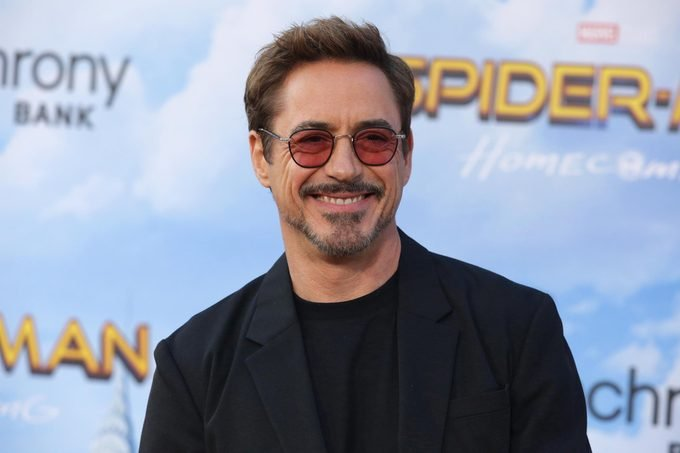
#> input picture rdj.jpg, 680 x 453 px
$ python App.py
#> lines starting #> are read from the running program, lines starting #| are printed output that depends on the picture; after the words box and inside, x2 and y2 are one past the last pixel; in counts of white or black regions, pixels touching at a corner belong together
import cv2
# load some some pre-trained data front face from openCV Haar cascade algorithm
trained_face_data = cv2.CascadeClassifier(
    'haarcascade_frontalface_default.xml')

# choose an image to detect the face in
img = cv2.imread('rdj.jpg')
#> img is the input picture: shape (453, 680, 3); mean B, G, R 164.5, 149.1, 143.4
# img = cv2.imread('jamesBond.png')

# convert to grayscale
grayscale_img = cv2.cvtColor(img, cv2.COLOR_BGR2GRAY)
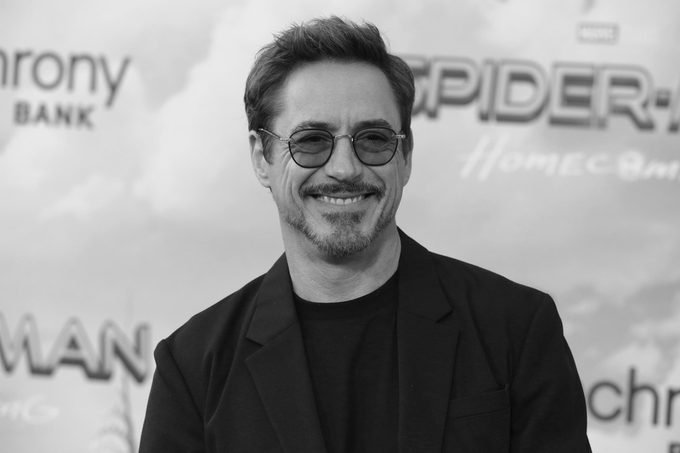
#> grayscale_img: shape (453, 680); min 4, max 240, mean 149.1

# DETECT FACES
face_cordinations = trained_face_data.detectMultiScale(grayscale_img)
#> face_cordinations = [[249, 66, 190, 190]]

# draw rectangle around the face and multiple faces
for (x, y, w, h) in face_cordinations:
    cv2.rectangle(img, (x, y), (x + w, y + h), (0, 255, 0), 4)
#> this loop made 1 pass
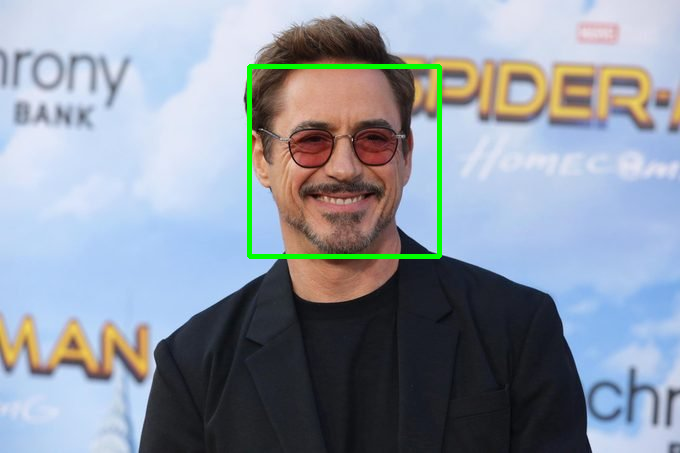
#> img: shape (453, 680, 3); 1.23% of pixels changed, all inside (x1, y1, x2, y2) = (247, 64, 442, 259)

# image show
cv2.imshow('Face Detector', img)
# waitkey is import to to hold the image screen and press any key to close the window
cv2.waitKey()
